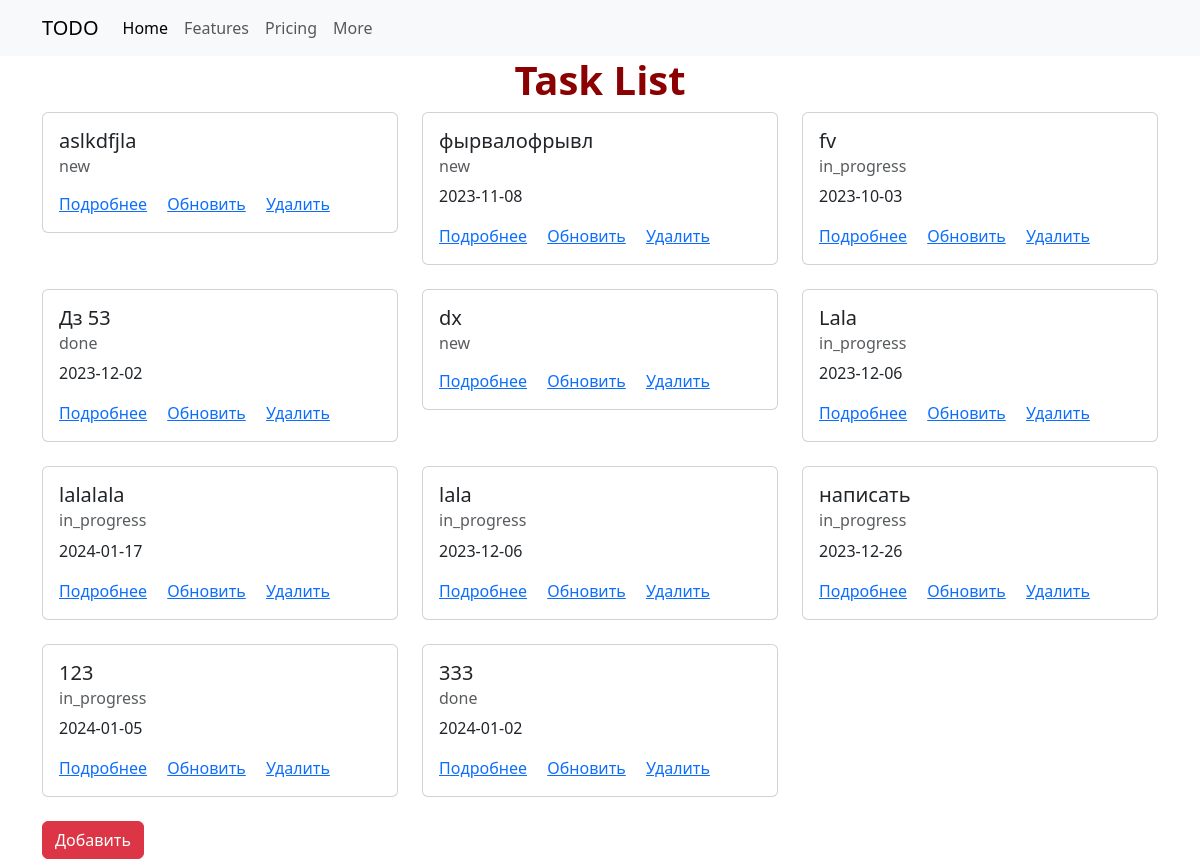
Before: / with the older database file.
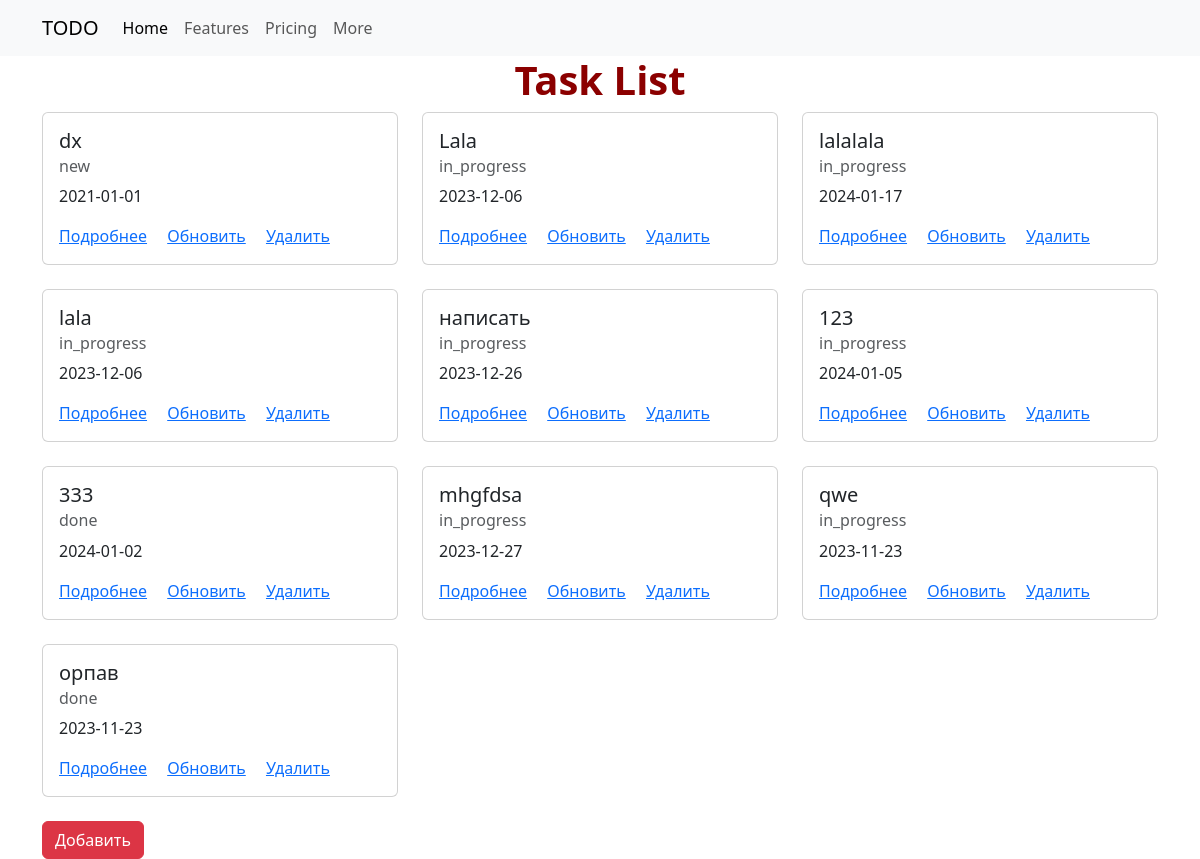
After: the same page with the newer database file.
### todoapp/models.py (models this page shows)
class Task(models.Model):
    STATUS_CHOICES = [('new', 'Новая'), ('in_progress', 'В процессе'), ('done', 'Сделано')]
    description = models.TextField()
    more_description = models.TextField(null=True, blank=True)
    status = models.CharField(max_length=20, choices=STATUS_CHOICES, default='new')
    due_date = models.DateField(null=True, blank=True)
    def __str__(self):
        return self.description

### todoapp/views.py (the view)
# urls.py: path('', task_list, name='task_list'),
def task_list(request):
    tasks = Task.objects.all()
    print(tasks)
    return render(request, 'task_list.html', {'tasks': tasks})

### todoapp/templates/task_list.html (shortened to what this page needs)
{% extends 'base.html' %}
{% block content %}
    <h1>Task List</h1>
    <div class="container">
        <div class="row">
            {% for task in tasks %}
            <div class="col-md-4 mb-4">
                <div class="card">
                    <div class="card-body">
                        <h5 class="card-title">{{ task.description }}</h5>
                        <h6 class="card-subtitle mb-2 text-muted">{{ task.status }}</h6>
                        <p class="card-text">{{ task.due_date|date:"Y-m-d" }}</p>
                        <a href="{% url 'task_view' pk=task.pk %}" class="card-link">Подробнее</a>
                        <a href="{% url 'task_update' pk=task.pk %}" class="card-link">Обновить</a>
                        <a href="{% url 'task_delete' pk=task.pk %}" class="card-link">Удалить</a>
                    </div>
                </div>
            </div>
            {% endfor %}
        </div>
        <a href="{% url 'task_add' %}" class="btn btn-danger">Добавить</a>
    </div>
{% endblock %}

### todoapp/templates/base.html (shortened to what this page needs)
<!DOCTYPE html>
<html lang="en">
<head>
    <link href="https://cdn.jsdelivr.net/npm/bootstrap@5.3.2/dist/css/bootstrap.min.css" rel="stylesheet"
>
    <nav class="navbar navbar-expand-lg bg-body-tertiary">
        <div class="container">
            <a class="navbar-brand" href="#">TODO</a>
            <div class="collapse navbar-collapse" id="navbarNav">
                <ul class="navbar-nav">
                    <li class="nav-item">
                        <a class="nav-link active" aria-current="page" href="#">Home</a>
                    </li>
                    <li class="nav-item">
                        <a class="nav-link" href="#">Features</a>
                    </li>
                    <li class="nav-item">
                        <a class="nav-link" href="#">Pricing</a>
                    </li>
                    <li class="nav-item">
                        <a class="nav-link" href="#">More</a>
                    </li>
                </ul>
            </div>
        </div>
    </nav>
</head>
<body>
{% block content %}
{% endblock %}
</body>
</html>

### todoapp/templates/task_list.html (style rules this page uses)
h1 { color: darkred; font-weight: bold; text-align: center; }

Changed rows visible on the page:
removed Task: description "aslkdfjla", status "new"
removed Task: description "фырвалофрывл", status "new", due_date "2023-11-08"
removed Task: description "fv", status "in_progress", due_date "2023-10-03"
removed Task: description "Дз 53", status "done", due_date "2023-12-02"
changed Task "dx": due_date (not shown) → "2021-01-01"
added Task: description "mhgfdsa", status "in_progress", due_date "2023-12-27"
added Task: description "qwe", status "in_progress", due_date "2023-11-23"
added Task: description "орпав", status "done", due_date "2023-11-23"
